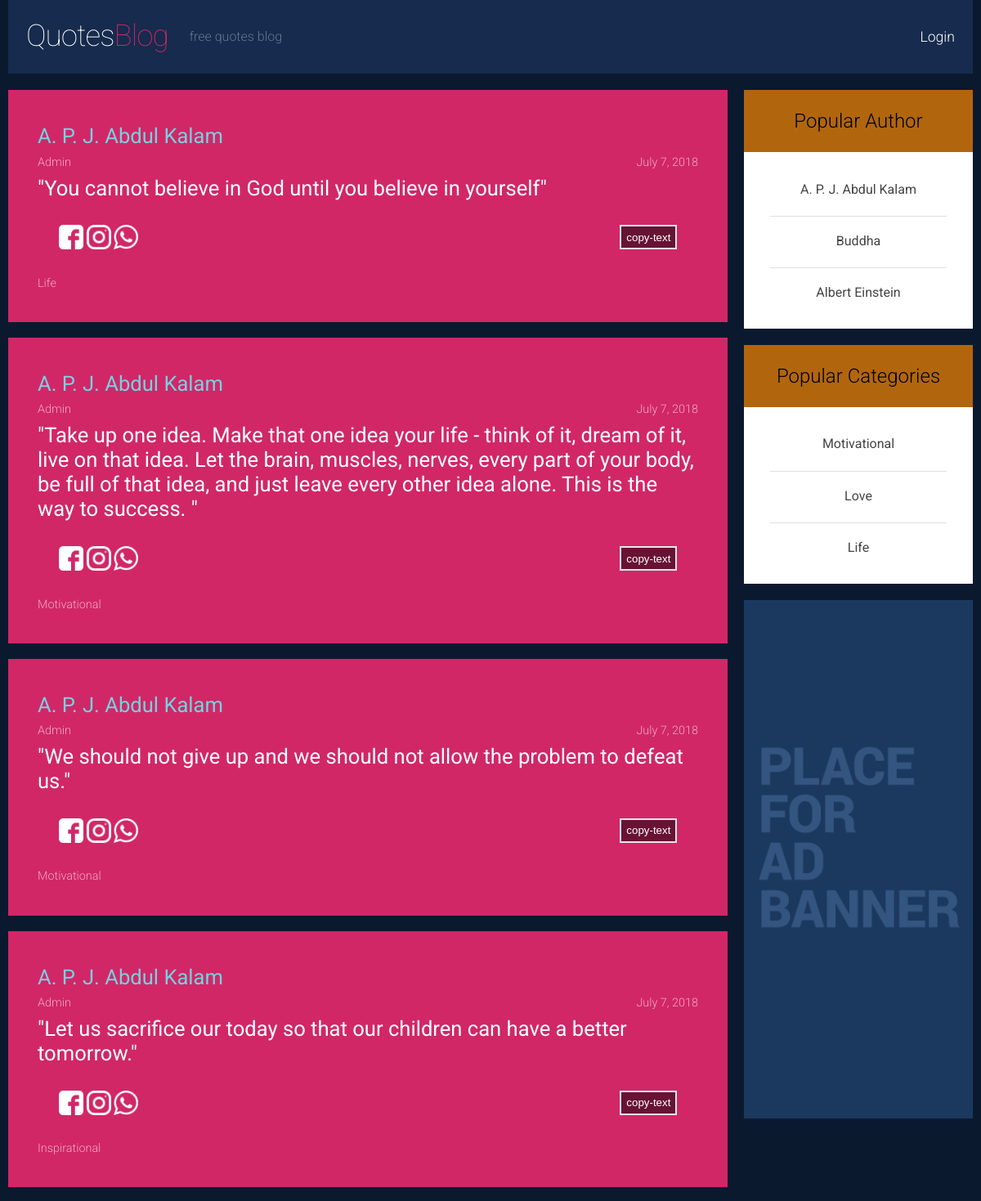
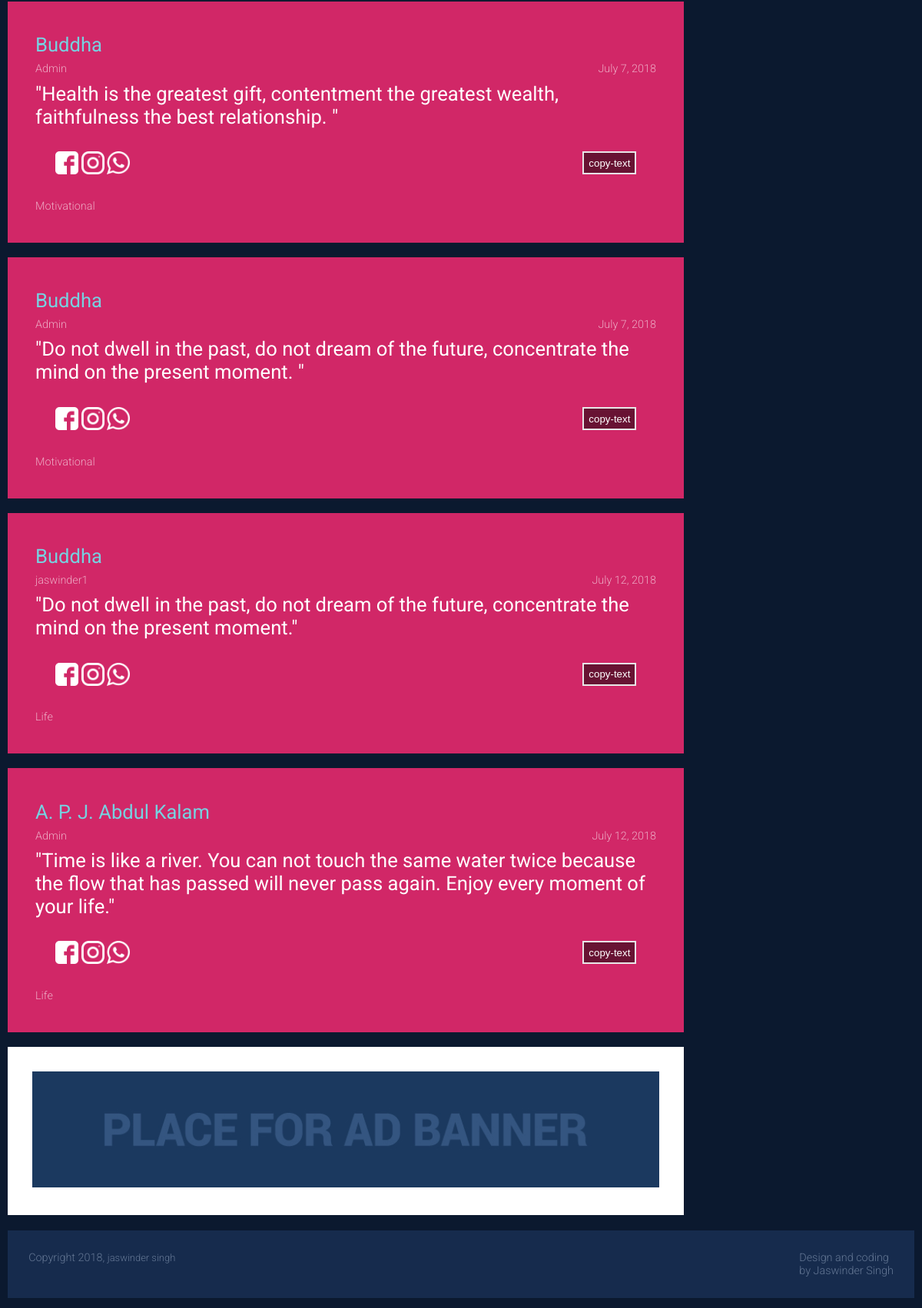
The page / on the database its author committed (2 pictures, top to bottom).
### quotes/models.py (models this page shows)
class quotes(models.Model):
	quotes = models.CharField(max_length=500)
	author = models.ForeignKey(author, on_delete=models.CASCADE)
	user = models.ForeignKey(settings.AUTH_USER_MODEL, on_delete=models.CASCADE,default=1)
	submitedon = models.DateField(default=datetime.date.today)
	category = models.ForeignKey(category, on_delete=models.CASCADE)
	shareFacebook = models.IntegerField(default=0)
	shareWhatsapp = models.IntegerField(default=0)
	shareInstagram = models.IntegerField(default=0)
	copyquotes = models.IntegerField(default=0)
	isapproved = models.BooleanField(default=False)
	isdeleted = models.BooleanField(default=False)

class author(models.Model):
	name = models.CharField(max_length=30)
	user = models.ForeignKey(settings.AUTH_USER_MODEL, on_delete=models.CASCADE,default=1)
	submitedon = models.DateField(default=datetime.date.today)
	isapproved = models.BooleanField(default=False)
	isdeleted = models.BooleanField(default=False)

class category(models.Model):
	name = models.CharField(max_length=30)
	submitedon = models.DateField(default=datetime.date.today)
	user = models.ForeignKey(settings.AUTH_USER_MODEL, on_delete=models.CASCADE,default=1)
	isapproved = models.BooleanField(default=False)
	isdeleted = models.BooleanField(default=False)

### quotes/views.py (the view)
# urls.py: path('', views.index, name='index'),
def index(request):
	context = {"quotes":quotes.objects.filter(isapproved=True).filter(isdeleted=False)}
	return render(request,"index.html",context)

### quotes/context_processors.py (called while the page is built)
def categories(request):
	return {
		'categories': category.objects.all()[:3],
		'authors': author.objects.all()[:3]
	}

### quotes/templates/index.html (shortened to what this page needs)
{% extends 'base.html' %}
{% block pagecontent %}
<section id="home-section" class="line">
   <div class="margin">
      <div class="s-12 l-9">
         {% if quotes %}
         {% for quote in quotes %}
         <article class="post-4 line" >
            <div class="s-12 l-12 post-text">
               <a href="/author/{{ quote.author.name }}" >
                  <h3 style="color: #77d1e0;">{{ quote.author.name }}</h3>
               </a>
               <p style="float: right;">{{ quote.submitedon }}</p>
               {% if quote.user.is_staff %}
                     <p>Admin</p>
                  {% else %}
                     <p>{{ quote.user.username }}</p>
                  {%endif%}
               <h3 id="quotes_{{quote.id}}">
                  <a style="color: white;text-align: justify;" href="/quotes/search/?id={{quote.id}}">"{{ quote.quotes}}"</a>
               </h3>
               <div class="social">
                  <a onclick="updatedata('shareFacebook_{{quote.id}}')">
                     <img style="height: 30px;width: 30px;cursor: pointer;" src="/static/img/icon/facebook-logo.png" />
                  </a>
                  <a onclick="updatedata('shareInstagram_{{quote.id}}')">
                     <img style="height: 30px;width: 30px;cursor: pointer;" src="/static/img/icon/instagram.png" />
                  </a>
                  <a onclick="updatedata('shareWhatsapp_{{quote.id}}')">
                     <img  style="height: 30px;width: 30px;cursor: pointer;" src="/static/img/icon/whatsapp-logo.png" />
                  </a>
                  <button id="copyquotes_{{quote.id}}" onclick="updatedata('copyquotes_{{quote.id}}')" class="right" style="background:rgba(0,0,0,0.5);color: white;border: 2px solid #e7e7e7;height: 30px;cursor: copy;">copy-text</button>
               </div>
                  <p>{{ quote.category.name }}</p>
            </div>
               </article>
            {% endfor %}
            <div class="line">
                  <div class="advertising horizontal">
                     <img src="/static/img/banner-horizontal.jpg" alt="ad banner">
                  </div>
               </div>
            {% endif %}
         </div>
{% endblock %}

### quotes/templates/base.html (shortened to what this page needs)
{% load static %}
<!DOCTYPE html>
<html lang="en-US">
   <head>
      <link rel="stylesheet" href='{%static "css/components.css" %}'>
      <link rel="stylesheet" href='{% static "css/responsee.css" %}'>
      <link rel="stylesheet" href='{%static "css/template-style.css"%}'>
   </head>
   <body class="size-1140">
      <header class="margin-bottom">
         <div class="line">
            <nav>
               <div class="top-nav">
                  <a class="logo" href="{% url 'index' %}">
                  Quotes<span>Blog</span>
                  </a>
                  <h1>free quotes blog</h1>
                  <ul class="top-ul right">
                   {% if user.is_authenticated %}
                     <li>
                        <a>Welcome: {{user.username}}</a>
                     </li>
                     <li>
                        <a href="/user/profile/">Dashboard</a>
                     </li>
                     <li>
                        <a href="/accounts/logout/?next=/">Logout</a>
                     </li>
                   {% else %}
                     <li>
                        <a href="/accounts/login/">Login</a>
                     </li>
                   {%endif%}
                  </ul>
               </div>
            </nav>
         </div>
      </header>
      {% block pagecontent %}
      {% endblock %}
         <div class="s-12 l-3" >
            <article class="post-3 line" style="padding: 1em 1em 1em;font-size: x-large;color: black;" >
               <center>Popular Author</center>
            </article>
            <aside>
               <div class="aside-block margin-bottom">
                     <center>
                        {% for author in authors %}
                        <a class="latest-posts" href="/quotes/author/{{author.name}}">
                        <h5>{{author.name}}</h5>
                        </a>
                        {% endfor %}
                     </center>
               </div>
            </aside>
            <article class="post-3 line" style="padding: 1em 1em 1em;font-size: x-large;color: black;" >
               <center>Popular Categories</center>
            </article>
            <aside>
               <div class="aside-block margin-bottom">
                     <center>
                        {% for category in categories %}
                        <a class="latest-posts" href="/quotes/category/{{category.name}}">
                        <h5>{{category.name}}</h5>
                        </a>
                        {% endfor %}
                     </center>
                  </div>
                  <div class="advertising margin-bottom">
                     <img src="/static/img/banner.jpg" alt="ad banner">
                  </div>
            </aside>
         </div>
      </div>
   </section>
      <div class="line">
         <footer>
            <div class="s-12 l-8">
               <p>
                  Copyright 2018, <a href="http://jaswinder.info/">jaswinder singh</a><br>
               </p>
            </div>
            <div class="s-12 l-4">
               <a class="right" href="http://jaswinder.info/" title="">Design and coding<br>
               by Jaswinder Singh
               </a>
            </div>
         </footer>
      </div>
   </body>
</html>

### static/css/responsee.css (style rules this page uses)
* { -webkit-box-sizing:border-box; -moz-box-sizing:border-box; box-sizing:border-box; margin:0; }
body { background:none repeat scroll 0 0 #d3d3d3; font-size:100%; margin:0; font-family:"Open Sans",Arial,sans-serif; color:#444; }
h1, h2, h3, h4, h5, h6 { color:#444; font-weight: normal; margin:0.2em 0 0.2em 0; }
h1 { font-size:2.4em; }
h3 { font-size:1.6em; }
h5 { font-size:1em; }
a, a:link, a:visited, a:hover, a:active { text-decoration:none; color:#444; }
img { border:0; height:auto; width:100%; }
.size-1140 .line { margin:0 auto; max-width:90.25em; padding:0 0.625em; }
nav { display:block; width:100%; background:#262626; }
.line:after,nav:after,.center:after,.box:after { clear:both; content:"."; display:block; height:0; line-height:0; visibility:hidden; }
.top-nav ul { padding:0; }
.top-nav li { float:left; list-style:none outside none; cursor:pointer; }
.top-nav li a { padding:1.25em; display:block; color:#fff; }
.aside-nav li li a, .aside-nav li li.active-item a, .aside-nav li li.aside-sub-submenu li a, .aside-nav > ul > li > a, .aside-nav > ul > li.active-item > a:link, .aside-nav > ul > li.active-item > a:visited, .aside-nav li > ul, .top-nav .active-item a, .top-nav li a, .aside-nav li a, .top-nav li ul li a, .top-nav li a,.top-nav li a, .top-nav li ul li a, .top-nav li ul li ul li a { transition:background 0.20s linear 0s; -o-transition:background 0.20s linear 0s; -ms-transition:background 0.20s linear 0s; -moz-transition:background 0.20s linear 0s; -webkit-transition:background 0.20s linear 0s; }
.margin { margin:0 -0.625em; }
.line { clear:left; }
.line .line { padding:0; }
.margin-bottom { margin-bottom:1.25em; }
.s-1, .s-2,.s-five,.s-3, .s-4, .s-5, .s-6, .s-7, .s-8, .s-9, .s-10, .s-11, .s-12, .l-1, .l-2, .l-five, .l-3, .l-4, .l-5, .l-6, .l-7, .l-8, .l-9, .l-10, .l-11, .l-12 { float:left; position:relative; }
.s-12 { width:100%; }
.margin > .s-1,.margin > .s-2,.margin > .s-five,.margin > .s-3,.margin > .s-4,.margin > .s-5,.margin > .s-6,.margin > .s-7,.margin > .s-8,.margin > .s-9,.margin > .s-10,.margin > .s-11,.margin > .s-12, .margin > .l-1,.margin > .l-2,.margin > .l-five,.margin > .l-3,.margin > .l-4,.margin > .l-5,.margin > .l-6,.margin > .l-7,.margin > .l-8,.margin > .l-9,.margin > .l-10,.margin > .l-11,.margin > .l-12 { padding:0 0.625em; }
.margin > .s-12 { width:100%; }
.l-3 { width:25%; }
.l-4 { width:33.3333%; }
.l-8 { width:66.6666%; }
.l-9 { width:75%; }
.l-12 { clear:left;width:100%; }
.margin > .l-3 { width:25%; }
.margin > .l-9 { width:75%; }
.right { float:right; }

### static/css/template-style.css (style rules this page uses)
body { background: none repeat scroll 0 0 #0b192f; color: #fff; font-family: roboto; font-weight: 300; }
nav { background: none repeat scroll 0 0 #162b4d; position: relative; }
a.logo { color: #fff; display: inline-block; font-size: 2.3em; font-weight: 100; letter-spacing: -1px; padding: 0.6em; }
a.logo span { color: #d12767; }
header h1 { color: #637693; display: inline; font-size: 1em; font-weight: 300; margin: 0; position: relative; top: -0.35em; }
.top-nav li a { font-size: 1.1em; padding: 2em 1.25em; }
.social { padding: 1.6em; }
section p { line-height: 1.6em; }
#home-section .post-text { color: #fff; padding: 2.25em; }
#home-section .post-text p { font-size: 0.9em; opacity: 0.6; }
.post-3 { background: none repeat scroll 0 0 #b1660e; }
.post-4 { background: none repeat scroll 0 0 #d12767; }
.aside-block { background: none repeat scroll 0 0 #fff; margin-bottom: 1.25em; padding: 2em; }
aside img { display: block; margin: 0; }
.advertising { background: none repeat scroll 0 0 #fff; }
footer { background: none repeat scroll 0 0 #162b4d; display: inline-block; margin-bottom: 0; margin-top: 1.25em; padding: 1.7em; position: relative; width: 100%; }
footer p, footer a, footer a:link, footer a:active, footer a:visited { color: #637693; font-size: 0.9em; }
a.latest-posts { border-bottom: 1px solid #e0e0e0; display: block; margin-bottom: 1.25em; padding-bottom: 1.25em; }
a.latest-posts:last-child { border: 0 none; margin: 0; padding: 0; }
.advertising.horizontal { padding: 2em; }

### rows shown on the page
quotes: author.name "A. P. J. Abdul Kalam", submitedon "July 7, 2018", shows "Admin", quotes "You cannot believe in God until you believe in yourself", category.name "Life"
quotes: author.name "A. P. J. Abdul Kalam", submitedon "July 7, 2018", shows "Admin", quotes "Take up one idea. Make that one idea your life - think of it, dream of it, live on that idea. Let the brain, muscles, nerves, every part of your body, be full of that idea, and just leave every other idea alone. This is the way to success.", category.name "Motivational"
quotes: author.name "A. P. J. Abdul Kalam", submitedon "July 7, 2018", shows "Admin", quotes "We should not give up and we should not allow the problem to defeat us.", category.name "Motivational"
quotes: author.name "A. P. J. Abdul Kalam", submitedon "July 7, 2018", shows "Admin", quotes "Let us sacrifice our today so that our children can have a better tomorrow.", category.name "Inspirational"
quotes: author.name "Buddha", submitedon "July 7, 2018", shows "Admin", quotes "Health is the greatest gift, contentment the greatest wealth, faithfulness the best relationship.", category.name "Motivational"
quotes: author.name "Buddha", submitedon "July 7, 2018", shows "Admin", quotes "Do not dwell in the past, do not dream of the future, concentrate the mind on the present moment.", category.name "Motivational"
quotes: author.name "Buddha", submitedon "July 12, 2018", user.username "jaswinder1", quotes "Do not dwell in the past, do not dream of the future, concentrate the mind on the present moment.", category.name "Life"
quotes: author.name "A. P. J. Abdul Kalam", submitedon "July 12, 2018", shows "Admin", quotes "Time is like a river. You can not touch the same water twice because the flow that has passed will never pass again. Enjoy every moment of your life.", category.name "Life"
author: name "A. P. J. Abdul Kalam"
author: name "Buddha"
author: name "Albert Einstein"
category: name "Motivational"
category: name "Love"
category: name "Life"
